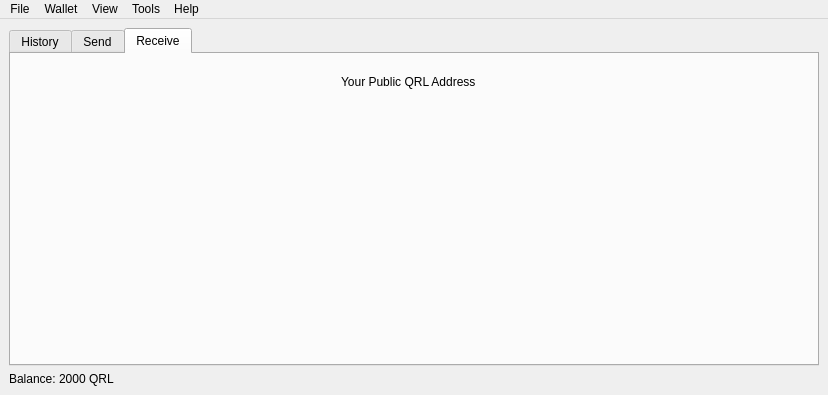
<?xml version="1.0" encoding="UTF-8"?>
<ui version="4.0">
 <class>mainWindow</class>
 <widget class="QMainWindow" name="mainWindow">
  <property name="geometry">
   <rect>
    <x>0</x>
    <y>0</y>
    <width>828</width>
    <height>395</height>
   </rect>
  </property>
  <property name="windowTitle">
   <string>QRL Wallet v1.0</string>
  </property>
  <property name="windowIcon">
   <iconset>
    <normaloff>views/images/logocircle.png</normaloff>views/images/logocircle.png</iconset>
  </property>
  <widget class="QWidget" name="centralwidget">
   <layout class="QVBoxLayout" name="verticalLayout">
    <item>
     <widget class="QTabWidget" name="inner_window">
      <property name="currentIndex">
       <number>2</number>
      </property>
      <widget class="QWidget" name="history_tab">
       <attribute name="icon">
        <iconset>
         <normaloff>views/images/tab_history.png</normaloff>views/images/tab_history.png</iconset>
       </attribute>
       <attribute name="title">
        <string>History</string>
       </attribute>
       <layout class="QVBoxLayout" name="verticalLayout_2">
        <item>
         <widget class="QTableWidget" name="transaction_table">
          <property name="lineWidth">
           <number>1</number>
          </property>
          <column>
           <property name="text">
            <string>Date</string>
           </property>
          </column>
          <column>
           <property name="text">
            <string>Description</string>
           </property>
          </column>
          <column>
           <property name="text">
            <string>Amount</string>
           </property>
          </column>
          <column>
           <property name="text">
            <string>Balance</string>
           </property>
          </column>
         </widget>
        </item>
       </layout>
      </widget>
      <widget class="QWidget" name="send_tab">
       <attribute name="icon">
        <iconset>
         <normaloff>views/images/tab_send.png</normaloff>views/images/tab_send.png</iconset>
       </attribute>
       <attribute name="title">
        <string>Send</string>
       </attribute>
       <widget class="QPushButton" name="clear_button">
        <property name="geometry">
         <rect>
          <x>500</x>
          <y>210</y>
          <width>93</width>
          <height>28</height>
         </rect>
        </property>
        <property name="text">
         <string>Clear</string>
        </property>
       </widget>
       <widget class="QPushButton" name="save_button">
        <property name="geometry">
         <rect>
          <x>610</x>
          <y>210</y>
          <width>93</width>
          <height>28</height>
         </rect>
        </property>
        <property name="text">
         <string>Save</string>
        </property>
       </widget>
       <widget class="QPushButton" name="send_button">
        <property name="geometry">
         <rect>
          <x>710</x>
          <y>210</y>
          <width>93</width>
          <height>28</height>
         </rect>
        </property>
        <property name="text">
         <string>Send</string>
        </property>
       </widget>
       <widget class="QLabel" name="sendto_label">
        <property name="geometry">
         <rect>
          <x>20</x>
          <y>20</y>
          <width>81</width>
          <height>16</height>
         </rect>
        </property>
        <property name="text">
         <string>Send to</string>
        </property>
       </widget>
       <widget class="QLabel" name="description_label">
        <property name="geometry">
         <rect>
          <x>20</x>
          <y>50</y>
          <width>81</width>
          <height>16</height>
         </rect>
        </property>
        <property name="text">
         <string>Description</string>
        </property>
       </widget>
       <widget class="QLabel" name="amount_label">
        <property name="geometry">
         <rect>
          <x>20</x>
          <y>80</y>
          <width>81</width>
          <height>16</height>
         </rect>
        </property>
        <property name="text">
         <string>Amount/fee</string>
        </property>
       </widget>
       <widget class="QLineEdit" name="send_input">
        <property name="geometry">
         <rect>
          <x>120</x>
          <y>20</y>
          <width>671</width>
          <height>22</height>
         </rect>
        </property>
        <property name="placeholderText">
         <string>QRL address</string>
        </property>
       </widget>
       <widget class="QLineEdit" name="description_input">
        <property name="geometry">
         <rect>
          <x>120</x>
          <y>50</y>
          <width>671</width>
          <height>22</height>
         </rect>
        </property>
        <property name="placeholderText">
         <string>Description</string>
        </property>
       </widget>
       <widget class="QLineEdit" name="amount_input">
        <property name="geometry">
         <rect>
          <x>120</x>
          <y>80</y>
          <width>161</width>
          <height>22</height>
         </rect>
        </property>
        <property name="inputMask">
         <string/>
        </property>
        <property name="text">
         <string/>
        </property>
        <property name="cursorPosition">
         <number>0</number>
        </property>
        <property name="placeholderText">
         <string>QRL</string>
        </property>
       </widget>
       <widget class="QLineEdit" name="fee_input">
        <property name="geometry">
         <rect>
          <x>290</x>
          <y>80</y>
          <width>101</width>
          <height>22</height>
         </rect>
        </property>
        <property name="placeholderText">
         <string>Fee (e.g. 0.1)</string>
        </property>
       </widget>
      </widget>
      <widget class="QWidget" name="receive_tab">
       <attribute name="icon">
        <iconset>
         <normaloff>views/images/tab_receive.png</normaloff>views/images/tab_receive.png</iconset>
       </attribute>
       <attribute name="title">
        <string>Receive</string>
       </attribute>
       <widget class="QLabel" name="public_label_title">
        <property name="geometry">
         <rect>
          <x>330</x>
          <y>20</y>
          <width>161</width>
          <height>16</height>
         </rect>
        </property>
        <property name="text">
         <string>Your Public QRL Address</string>
        </property>
       </widget>
       <widget class="QLabel" name="public_label_description">
        <property name="geometry">
         <rect>
          <x>84</x>
          <y>50</y>
          <width>671</width>
          <height>20</height>
         </rect>
        </property>
        <property name="text">
         <string/>
        </property>
       </widget>
      </widget>
     </widget>
    </item>
    <item>
     <widget class="QLabel" name="balance_label">
      <property name="text">
       <string>Balance: 2000 QRL</string>
      </property>
     </widget>
    </item>
   </layout>
  </widget>
  <widget class="QMenuBar" name="menubar">
   <property name="geometry">
    <rect>
     <x>0</x>
     <y>0</y>
     <width>828</width>
     <height>26</height>
    </rect>
   </property>
   <widget class="QMenu" name="menuFile">
    <property name="title">
     <string>File</string>
    </property>
    <addaction name="actionRecently_opened"/>
    <addaction name="actionOpen"/>
    <addaction name="actionNew"/>
    <addaction name="actionSave_backup"/>
    <addaction name="actionDelete"/>
    <addaction name="separator"/>
    <addaction name="actionQuit"/>
   </widget>
   <widget class="QMenu" name="menuWallet">
    <property name="title">
     <string>Wallet</string>
    </property>
    <addaction name="actionInformation"/>
    <addaction name="separator"/>
    <addaction name="actionPassword"/>
    <addaction name="actionSeed"/>
    <addaction name="actionPrivate_keys"/>
    <addaction name="separator"/>
    <addaction name="actionAddresses"/>
    <addaction name="actionLabels"/>
    <addaction name="actionHistory"/>
    <addaction name="actionContacts"/>
    <addaction name="separator"/>
    <addaction name="actionFind"/>
   </widget>
   <widget class="QMenu" name="menuView">
    <property name="title">
     <string>View</string>
    </property>
    <addaction name="actionShow_addresses"/>
    <addaction name="actionShow_coins"/>
    <addaction name="actionHide_channels"/>
    <addaction name="actionShow_contacts"/>
   </widget>
   <widget class="QMenu" name="menuTools">
    <property name="title">
     <string>Tools</string>
    </property>
    <addaction name="actionPreferences"/>
    <addaction name="actionNetwork"/>
    <addaction name="actionPlugins"/>
    <addaction name="separator"/>
    <addaction name="actionSign_verify_message"/>
    <addaction name="actionEncrypt_decrypt_message"/>
    <addaction name="separator"/>
    <addaction name="actionPay_to_many"/>
    <addaction name="actionLoad_transaction"/>
   </widget>
   <widget class="QMenu" name="menuHelp">
    <property name="title">
     <string>Help</string>
    </property>
    <addaction name="actionAbout"/>
    <addaction name="actionCheck_for_updates"/>
    <addaction name="actionOfficial_website"/>
    <addaction name="separator"/>
    <addaction name="actionDocumentation"/>
    <addaction name="actionQRL_whitepaper"/>
    <addaction name="actionReport_bug"/>
    <addaction name="separator"/>
    <addaction name="actionDonate_to_development"/>
   </widget>
   <addaction name="menuFile"/>
   <addaction name="menuWallet"/>
   <addaction name="menuView"/>
   <addaction name="menuTools"/>
   <addaction name="menuHelp"/>
  </widget>
  <action name="actionAbout">
   <property name="text">
    <string>About</string>
   </property>
  </action>
  <action name="actionCheck_for_updates">
   <property name="text">
    <string>Check for updates</string>
   </property>
  </action>
  <action name="actionOfficial_website">
   <property name="text">
    <string>Official website</string>
   </property>
  </action>
  <action name="actionDocumentation">
   <property name="text">
    <string>Documentation</string>
   </property>
  </action>
  <action name="actionQRL_whitepaper">
   <property name="text">
    <string>QRL whitepaper</string>
   </property>
  </action>
  <action name="actionReport_bug">
   <property name="text">
    <string>Report bug</string>
   </property>
  </action>
  <action name="actionDonate_to_development">
   <property name="text">
    <string>Donate</string>
   </property>
  </action>
  <action name="actionPreferences">
   <property name="text">
    <string>Preferences</string>
   </property>
  </action>
  <action name="actionNetwork">
   <property name="text">
    <string>Network</string>
   </property>
  </action>
  <action name="actionPlugins">
   <property name="text">
    <string>Plugins</string>
   </property>
  </action>
  <action name="actionSign_verify_message">
   <property name="text">
    <string>Sign/verify message</string>
   </property>
  </action>
  <action name="actionEncrypt_decrypt_message">
   <property name="text">
    <string>Encrypt/decrypt message</string>
   </property>
  </action>
  <action name="actionPay_to_many">
   <property name="text">
    <string>Pay to many</string>
   </property>
  </action>
  <action name="actionLoad_transaction">
   <property name="text">
    <string>Load transaction</string>
   </property>
  </action>
  <action name="actionShow_addresses">
   <property name="text">
    <string>Show addresses</string>
   </property>
  </action>
  <action name="actionShow_coins">
   <property name="text">
    <string>Show coins</string>
   </property>
  </action>
  <action name="actionHide_channels">
   <property name="text">
    <string>Hide channels</string>
   </property>
  </action>
  <action name="actionShow_contacts">
   <property name="text">
    <string>Show contacts</string>
   </property>
  </action>
  <action name="actionInformation">
   <property name="text">
    <string>Information</string>
   </property>
  </action>
  <action name="actionPassword">
   <property name="text">
    <string>Password</string>
   </property>
  </action>
  <action name="actionSeed">
   <property name="text">
    <string>Seed</string>
   </property>
  </action>
  <action name="actionPrivate_keys">
   <property name="text">
    <string>Private keys</string>
   </property>
  </action>
  <action name="actionAddresses">
   <property name="text">
    <string>Addresses</string>
   </property>
  </action>
  <action name="actionLabels">
   <property name="text">
    <string>Labels</string>
   </property>
  </action>
  <action name="actionHistory">
   <property name="text">
    <string>History</string>
   </property>
  </action>
  <action name="actionContacts">
   <property name="text">
    <string>Contacts</string>
   </property>
  </action>
  <action name="actionFind">
   <property name="text">
    <string>Find</string>
   </property>
  </action>
  <action name="actionRecently_opened">
   <property name="text">
    <string>Recently opened</string>
   </property>
  </action>
  <action name="actionOpen">
   <property name="text">
    <string>Open</string>
   </property>
  </action>
  <action name="actionNew">
   <property name="text">
    <string>New/Restore</string>
   </property>
  </action>
  <action name="actionSave_backup">
   <property name="text">
    <string>Save backup</string>
   </property>
  </action>
  <action name="actionDelete">
   <property name="text">
    <string>Delete</string>
   </property>
  </action>
  <action name="actionQuit">
   <property name="text">
    <string>Quit</string>
   </property>
  </action>
 </widget>
 <resources/>
 <connections>
  <connection>
   <sender>clear_button</sender>
   <signal>clicked()</signal>
   <receiver>send_input</receiver>
   <slot>clear()</slot>
   <hints>
    <hint type="sourcelabel">
     <x>576</x>
     <y>293</y>
    </hint>
    <hint type="destinationlabel">
     <x>440</x>
     <y>95</y>
    </hint>
   </hints>
  </connection>
  <connection>
   <sender>clear_button</sender>
   <signal>clicked()</signal>
   <receiver>amount_input</receiver>
   <slot>clear()</slot>
   <hints>
    <hint type="sourcelabel">
     <x>554</x>
     <y>287</y>
    </hint>
    <hint type="destinationlabel">
     <x>200</x>
     <y>164</y>
    </hint>
   </hints>
  </connection>
  <connection>
   <sender>clear_button</sender>
   <signal>clicked()</signal>
   <receiver>description_input</receiver>
   <slot>clear()</slot>
   <hints>
    <hint type="sourcelabel">
     <x>551</x>
     <y>292</y>
    </hint>
    <hint type="destinationlabel">
     <x>315</x>
     <y>124</y>
    </hint>
   </hints>
  </connection>
 </connections>
</ui>
